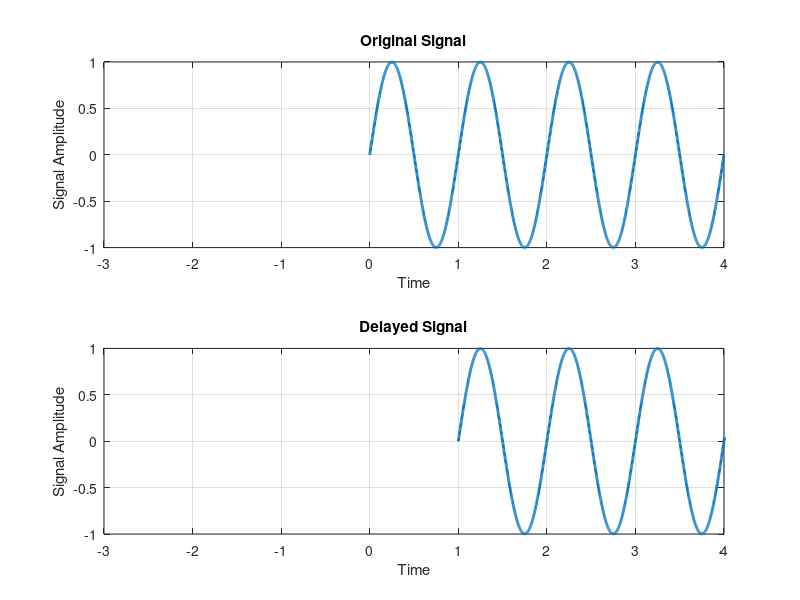

Source code (MATLAB):
clc 
clear all 
close all

n=0:0.002:4;
x=sin(2*pi*1*n);
% Plotting the signal 
subplot(2,1,1);
plot(n,x,'linewidth',2); 
title('Original Signal'); 
xlabel('Time'); 
ylabel('Signal Amplitude'); 
axis([-3 4 -1 1]);
grid;
subplot(2,1,2); 
plot(n+1,x,'linewidth',2); 
title('Delayed Signal'); 
xlabel('Time'); 
ylabel('Signal Amplitude');
axis([-3 4 -1 1]); 
grid;
